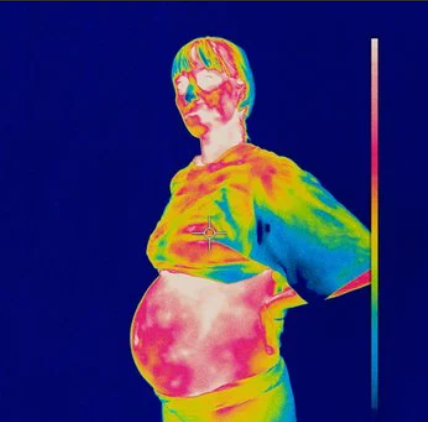
#> input picture cfd.png, 428 x 422 px
$ python test.py
#> lines starting #> are read from the running program, lines starting #| are printed output that depends on the picture; after the words box and inside, x2 and y2 are one past the last pixel; in counts of white or black regions, pixels touching at a corner belong together
import cv2

img1 = cv2.imread("cfd.png")
#> img1 is the input picture: shape (422, 428, 3); mean B, G, R 101.6, 47.2, 52.9

resizing = cv2.resize(img1, (300, 300))
grey = cv2.cvtColor(resizing, cv2.COLOR_BGR2GRAY)
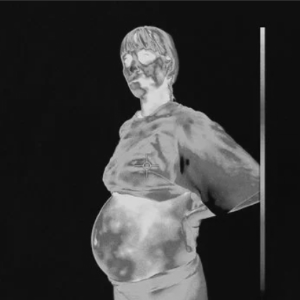
#> grey: shape (300, 300); min 8, max 223, mean 55
blurring = cv2.GaussianBlur(grey, (5, 5), 0)
edging = cv2.Canny(blurring, 50, 150)
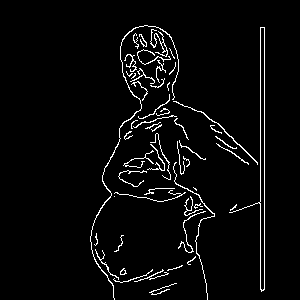
#> edging: shape (300, 300); 3.8% white in thin lines or dots, all inside (x1, y1, x2, y2) = (90, 25, 265, 300)


cv2.imshow("Resized Image", resizing)
cv2.imshow("Grayscale Image", grey)
cv2.imshow("Blurred Image", blurring)
cv2.imshow("Edged Image", edging)
cv2.waitKey(0)
